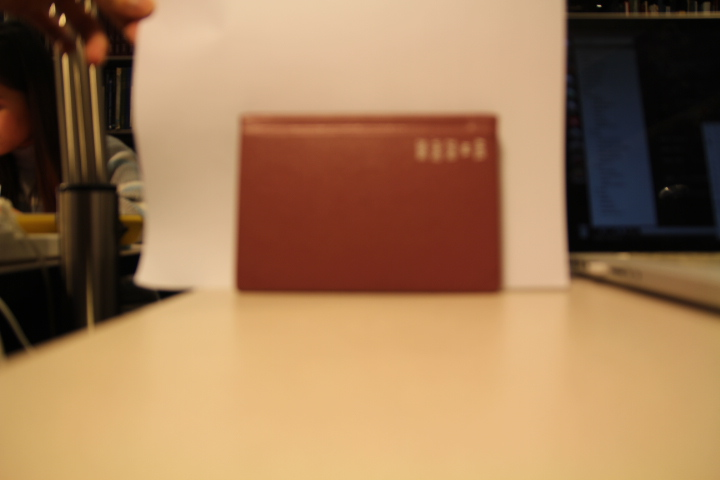
#> input picture focal_length_calculation/30.jpg, 720 x 480 px
$ python dist_to_camera.py   (Python 2 division)   (older library calls are emulated)
#> lines starting #> are read from the running program, lines starting #| are printed output that depends on the picture; after the words box and inside, x2 and y2 are one past the last pixel; in counts of white or black regions, pixels touching at a corner belong together; long printed decimals are rounded
#> further down, image is the input picture: shape (480, 720, 3); mean B, G, R 86.5, 122, 159.2
import numpy as np
import cv2

def find_marker(image):
	# convert the image to grayscale, blur it, and detect edges
	gray = cv2.cvtColor(image, cv2.COLOR_BGR2GRAY)
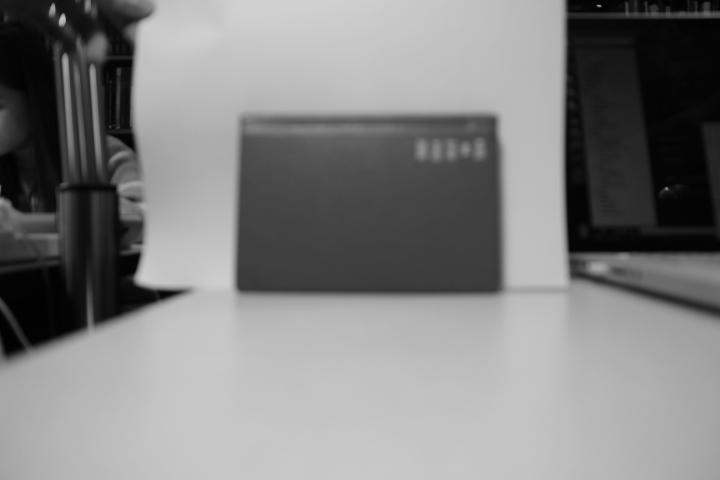
#> gray: shape (480, 720); min 0, max 209, mean 129.1
	gray = cv2.GaussianBlur(gray, (5, 5), 5)
	edged = cv2.Canny(gray, 35, 50)
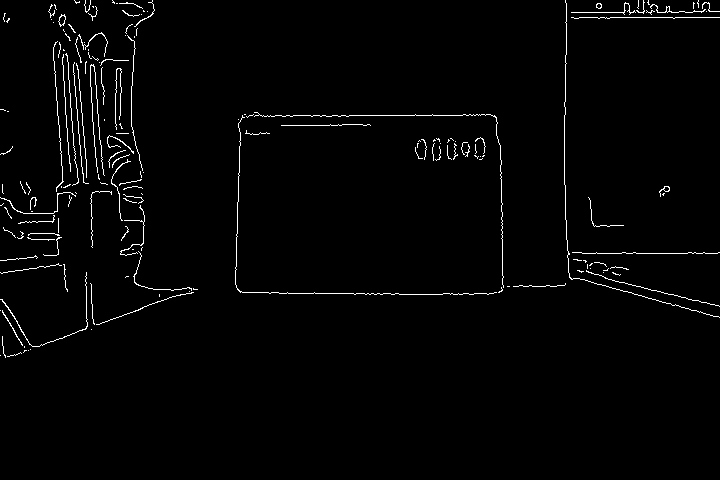
#> edged: shape (480, 720); 1.8% white in thin lines or dots, all inside (x1, y1, x2, y2) = (0, 0, 720, 358)

	kernel = np.ones((7,7), np.uint8)
	edged = cv2.morphologyEx(edged, cv2.MORPH_CLOSE,kernel)
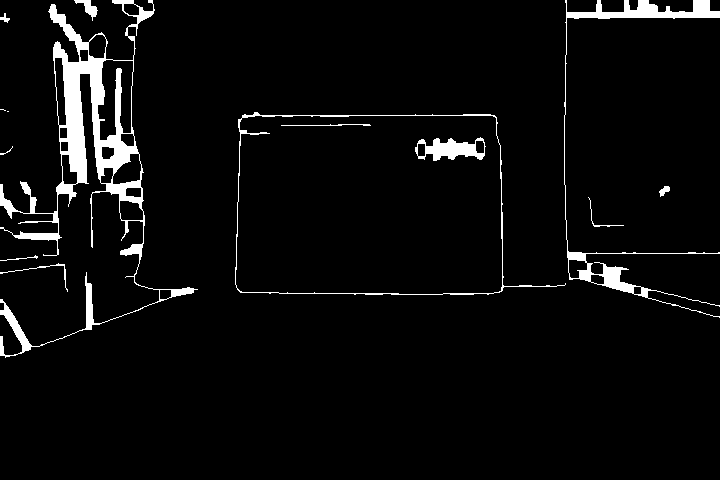
#> edged: shape (480, 720); 4.4% white; 14 white regions (2 under 20 px), largest, box (x1, y1, x2, y2) and area: (0, 0, 198, 358) 9337, (564, 0, 720, 318) 3106, (235, 112, 566, 295) 1276
	edged = cv2.dilate(edged, kernel, iterations = 1)
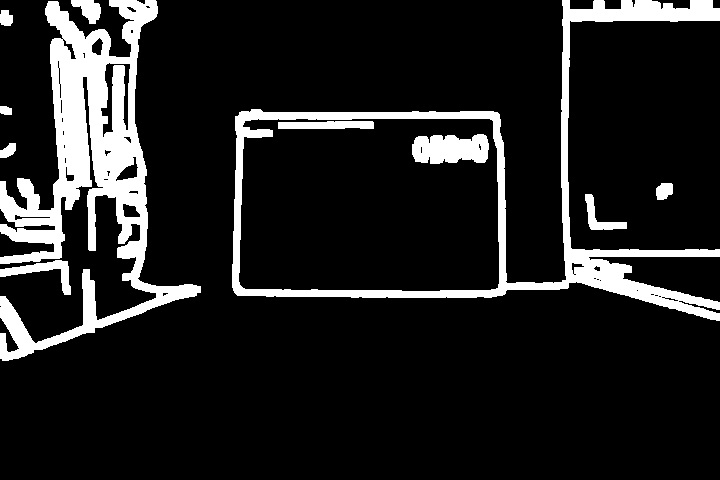
#> edged: shape (480, 720); 12.7% white; 11 white regions
	# cv2.imshow('edged', edged)
	# cv2.waitKey(0)

	# find the contours in the edged image and keep the largest one;
	_, cnts, _ = cv2.findContours(edged.copy(), cv2.RETR_LIST, cv2.CHAIN_APPROX_SIMPLE)
#> cnts = 51 contours, 22 with area under 20; largest, box (x1, y1, x2, y2) and area: (232, 0, 720, 321) 58316, (238, 118, 500, 292) 43764, (0, 0, 201, 361) 22860, (412, 134, 489, 164) 1791, (100, 62, 131, 138) 879
	c = max(cnts, key = cv2.contourArea)
#> c = contour of 451 points, box (x1, y1, x2, y2) (232, 0, 720, 321), area 58316

	# compute the bounding box of the of the object region and return it
	return cv2.minAreaRect(c)

def distance_to_camera(knownHeight, focalLength, perHeight):
	# compute and return the distance from the maker to the camera
	# perHeight: height of the object in pixels
	return (knownHeight * focalLength) / perHeight


# initialize the known distance from the camera to the object, which
# in this case is 15 cm
KNOWN_DISTANCE = 30.0

# initialize the known object height, which in this case, the book is 11cm tall, 15.8cm wide
KNOWN_HEIGHT = 11.0

# initialize the list of images that we'll be using
IMAGE_PATHS = ["30.jpg", "15.jpg"]

# load the first image that contains an object that is KNOWN TO BE 15cm
# from our camera, then find the marker in the image, and initialize
# the focal length
image = cv2.imread(IMAGE_PATHS[0])
marker = find_marker(image)
#> marker = ((475.5, 160), (320, 487), -90)
focalLength = (marker[1][1] * KNOWN_DISTANCE) / KNOWN_HEIGHT
#> focalLength = 1328.2
print 'focal length: ', focalLength
#| focal length:  1328.182

# loop over the images
for imagePath in IMAGE_PATHS:
	# load the image, find the marker in the image, then compute the
	# distance to the marker from the camera
	image = cv2.imread(imagePath)
	marker = find_marker(image)
	cms = distance_to_camera(KNOWN_HEIGHT, focalLength, marker[1][1])
#> cms = 30

	# draw a bounding box around the image and display it
	box = np.int0(cv2.boxPoints(marker))
#> box = [[719, 320], [232, 320], [232, 0], [719, 0]]
	cv2.drawContours(image, [box], -1, (0, 255, 0), 2)
	cv2.putText(image, "%.2fcm" % cms,
		(image.shape[1] - 200, image.shape[0] - 20), cv2.FONT_HERSHEY_SIMPLEX,
		2.0, (0, 255, 0), 3)
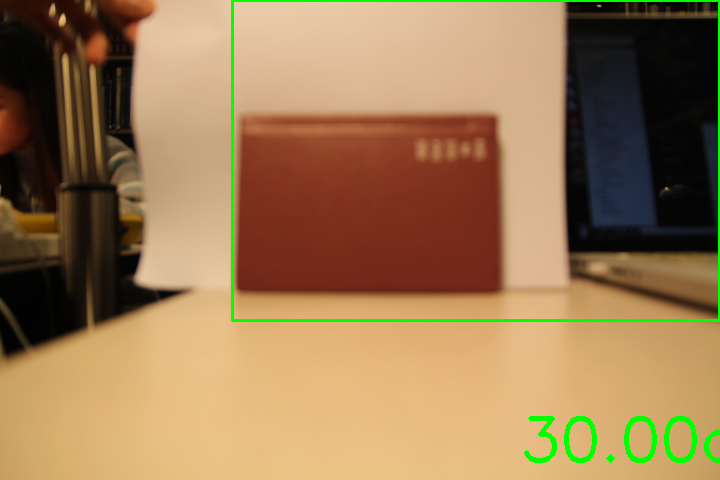
#> image: shape (480, 720, 3); mean B, G, R 84.5, 123.9, 155.6
	cv2.imshow("image", image)
	cv2.waitKey(0)
#> pass 2 of the loop `for imagePath in IMAGE_PATHS:`:
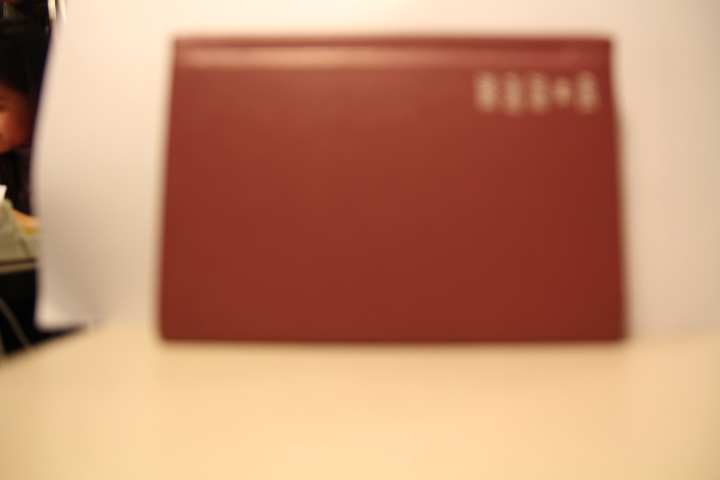
#> input picture focal_length_calculation/15.jpg, 720 x 480 px
#> image is the input picture: shape (480, 720, 3); mean B, G, R 109, 138.3, 192
#> in find_marker (call 3), `edged = cv2.dilate(edged, kernel, iterations = 1)`:
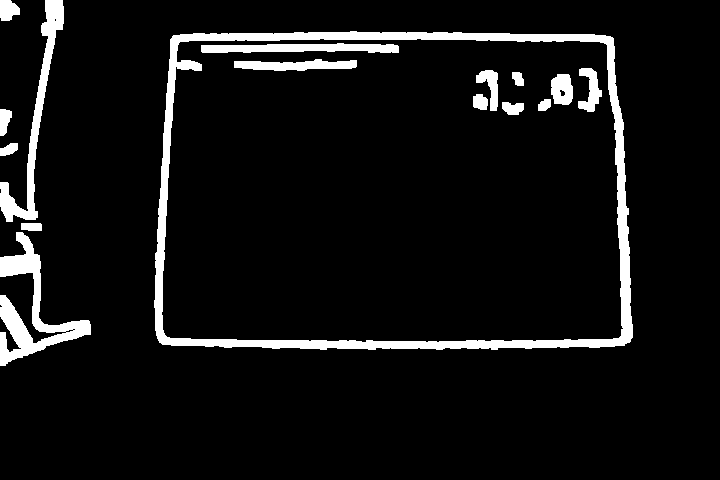
#> edged: shape (480, 720); 7.1% white; 16 white regions
#> cnts = 21 contours, 3 with area under 20; largest, box (x1, y1, x2, y2) and area: (154, 31, 633, 350) 145317, (161, 38, 624, 343) 134331, (0, 232, 91, 366) 3365, (0, 0, 64, 222) 2391, (201, 43, 399, 53) 1312
#> c = contour of 284 points, box (x1, y1, x2, y2) (154, 31, 633, 350), area 145317
#> `marker = find_marker(image)`: marker = ((393, 190), (318, 478), -90)
#> cms = 30.56
#> box = [[632, 349], [154, 349], [154, 31], [632, 31]]
#> `cv2.putText(image, "%.2fcm" % cms, (image.shape[1] - 200, image.shape[..`:
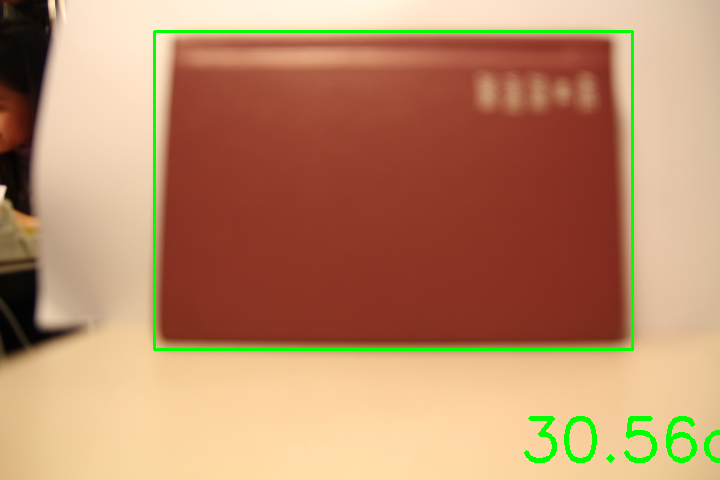
#> image: shape (480, 720, 3); mean B, G, R 105.9, 139.7, 187.2
